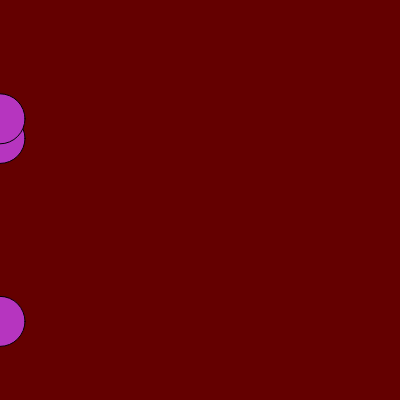
Frame 1 (no input)
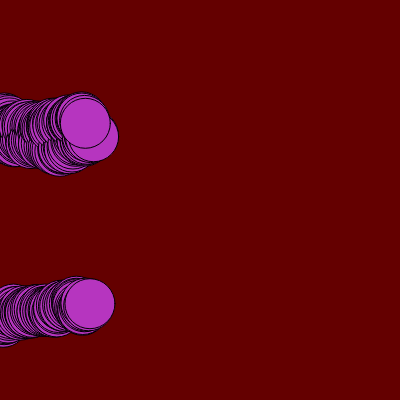
Frame 60 (no input)
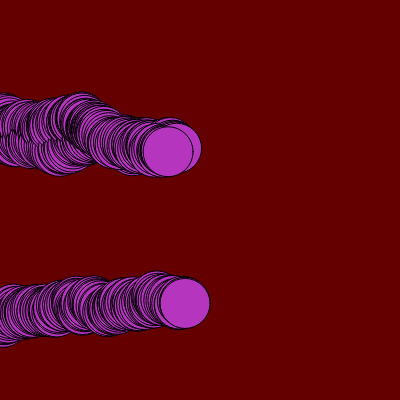
Frame 120 (the mouse pressed at the canvas centre since frame 60)

The p5.js sketch that drew these frames (run headless with seeded random() and noise() and a simulated clock; from frame 60 on, the mouse is pressed at the canvas centre):

// p5.js sketch
// ── sketch.js
let cor;
let circuloX //horizontal
let circuloY //vertical

function setup() {
createCanvas(400, 400);
background(color(100, 0 ,0));
cor = color(random(255), random(255), random(255));
circuloX = [0, 0, 0];
circuloY = [random(height), random(height), random(height)];
}
function draw() {
fill(cor);
for(let contador in circuloX) {
circle(circuloX[contador], circuloY[contador], 50);
circuloX[contador]+= random(0, 3);
circuloY[contador]+= random(-3, 3);
if(circuloX[contador] >= width) {
circuloX[contador] = 0;
circuloY[contador] = random(height);
}
}}
function setup() {
createCanvas(400, 400);
background(color(100, 0 ,0));
cor = color(random(255), random(255), random(255));
circuloX = [0, 0, 0];
circuloY = [random(height), random(height), random(height)];
}
